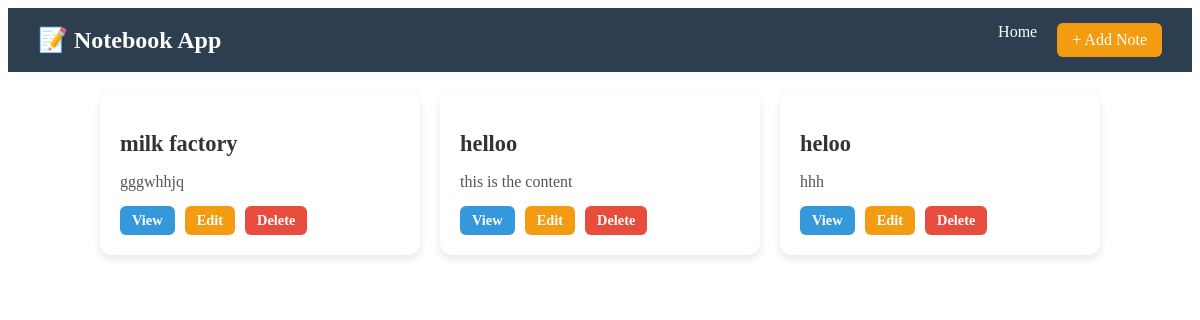
The page /note/display/ on the database as committed earlier.
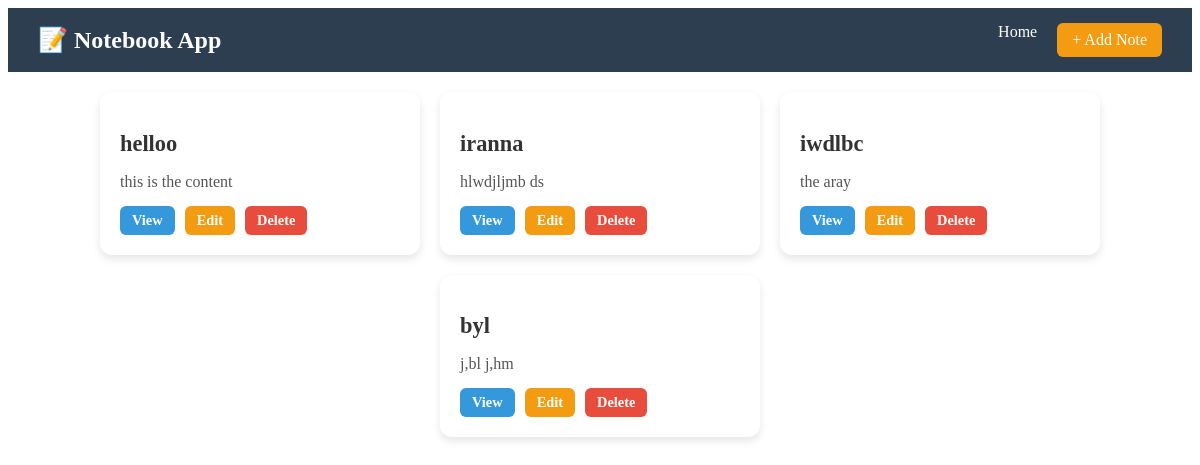
The same page on the database as committed later.
### notes/models.py (models this page shows, shortened)
class Note(models.Model):
    title=models.CharField(max_length=200)
    content=models.TextField()
    created_at=models.DateTimeField(auto_now_add=True)

### notes/views.py (the view)
# urls.py: path('display/',views.display_items,name='display'),
def display_items(request):
    items=Note.objects.all()
    return render(request,'display.html',{'items':items})

### notes/templates/display.html
{% extends "index.html" %}
{% block content %}
<main class="notes">
  {% for item in items %}
  <div class="note-card">
    <h2>{{ item.title }}</h2>
    <p>{{ item.content }}</p>
    <div class="actions">
      <a href="{% url 'view_page' item.pk %}">View</a>
      <a href="{% url 'edit_page' item.pk %}">Edit</a>
      <a href="{% url 'delete_page' item.pk %}">Delete</a>
    </div>
  </div>
  {% endfor %}
</main>
{% endblock %}

Rows that differ between the two databases and show on the page:
removed Note: title "milk factory", content "gggwhhjq"
removed Note: title "heloo", content "hhh"
added Note: title "iranna", content "hlwdjljmb ds"
added Note: title "iwdlbc", content "the aray"
added Note: title "byl", content "j,bl j,hm"
